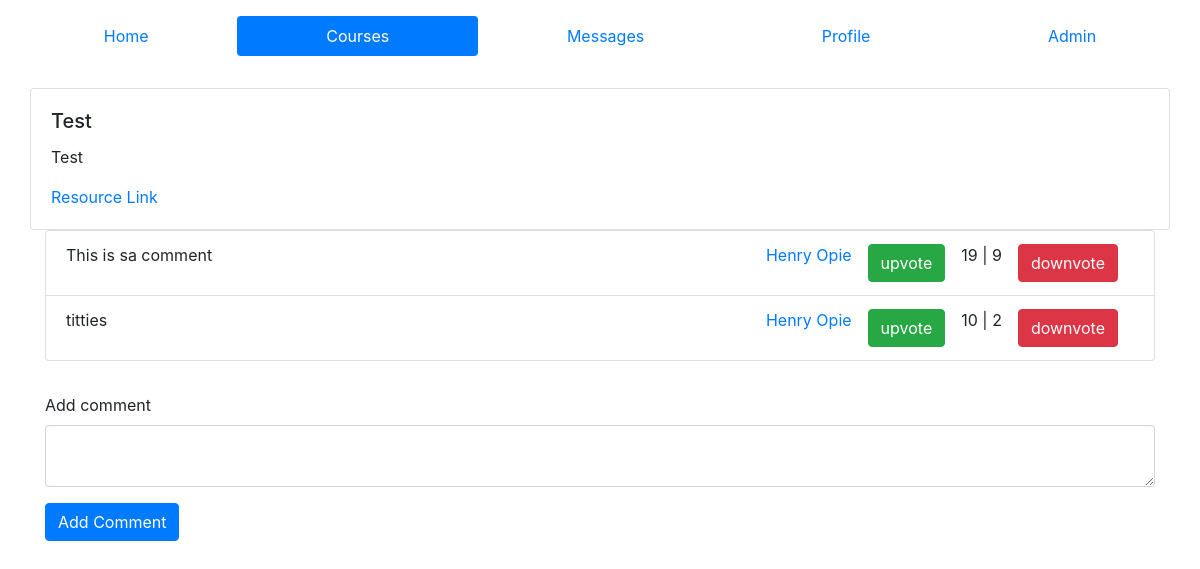
/courses/1111/4 (signed in), run on an earlier commit of the app's database.
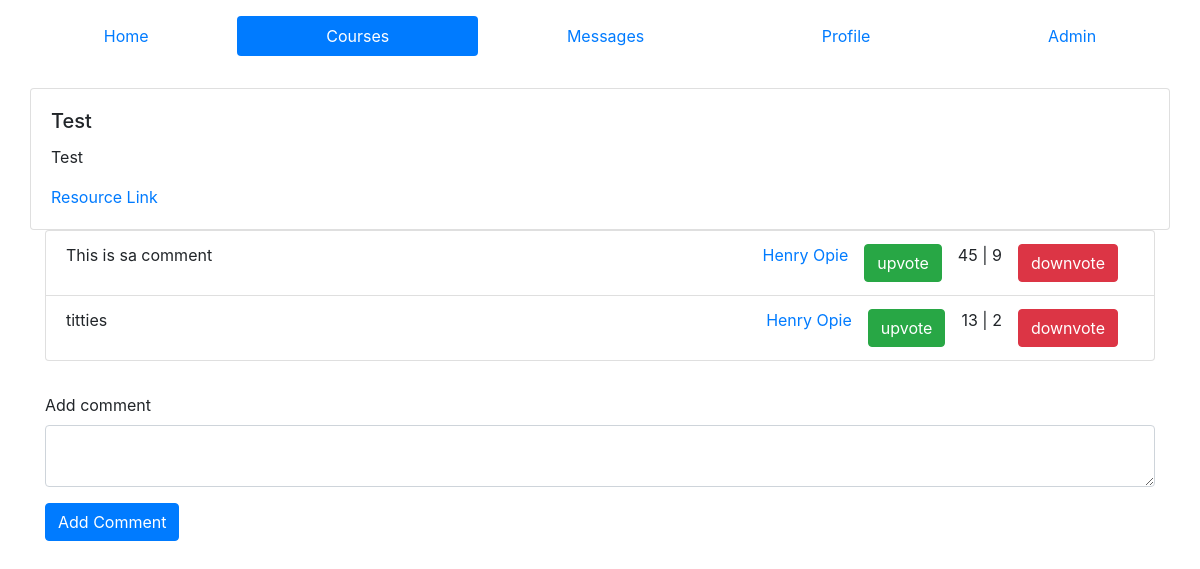
And on a later commit of the database.
### ed/models.py (models this page shows)
class Comment(models.Model):
    resource = models.ForeignKey(Resource, on_delete=models.CASCADE, related_name='comments')
    body = models.TextField()
    user = models.ForeignKey(Profile, on_delete=models.CASCADE, null=True)
    upvotes = models.IntegerField(default=0)
    downvotes = models.IntegerField(default=0)

class Profile(models.Model):
    user = models.OneToOneField(User, on_delete=models.CASCADE, related_name='+', default=1)
    FirstName = models.CharField(max_length=50,default='firstname')
    LastName = models.CharField(max_length=50,default='lastname')
    is_admin = models.BooleanField('Is admin', default=False)

### ed/views.py (the view, shortened to what this page needs)
# urls.py: path('courses/<slug:code>/<int:id>', views.singleResource, name='Resource'),
def singleResource(request,code, id):
    is_admin = False
    p = Profile.objects.get(user=request.user)
    error = ''
    if p.is_admin:
        is_admin = True
    if not request.POST:
        resource = Resource.objects.get(id=id)
        try:
            comments = Comment.objects.filter(resource=resource).\
                annotate(totalvotes = F('upvotes') - F('downvotes')).order_by('-totalvotes')
        except:
            comments = {}
        context = {
            'active': 'courses',
            'resource': resource,
            'comments': comments,
            'is_admin': is_admin
        }
        return render(request, 'resource.html', context=context)

### templates/resource.html (shortened to what this page needs)
{% extends "core.html" %}
{% block content %}
<div class="card">
    <div class="card-body">
        <h5 class="card-title">
            {{ resource.resourceName}}
        </h5>
        <p class="card-text">
            {{ resource.resourceDescription}}
        </p>
        {% if resource.resourceLink %}
        <a href="{{resource.resourceLink}}" target='_blank'>
            Resource Link
        </a>
        {% endif %}
    </div>
</div>
<div class="container-fluid">
    {% if comments %}
        <ul class='list-group'>
            {% for comment in comments %}
                <li class="list-group-item" style="display: flex;">
                    <div class="comment-body">
                    {{comment.body}}
                    </div>
                    <div class="comment-author" style="margin-left: auto;">
                        <a href="/profile/{{comment.user.id}}">
                            {{comment.user.FirstName}} {{comment.user.LastName}}
                        </a>
                    </div>
                    <div class="comment-votes">
                        <div class="upvote">
                            <form action="/courses/{{resource.course.courseCode}}/{{resource.id}}" method="post" >
                                <input type="submit" value="upvote" class="btn btn-success">
                            </form>
                        </div>
                        <p>
                            {{comment.upvotes}} | {{comment.downvotes}}
                        </p>
                        <div class="downvote">
                            <form action="/courses/{{resource.course.courseCode}}/{{resource.id}}" method="post" role='form'>
                                <input type="submit" value="downvote" class="btn btn-danger">
                            </form>
                        </div>
                    </div>
                </li>
            {% endfor %}
        </ul>
    {% endif %}
    <form action="/courses/{{resource.course.courseCode}}/{{resource.id}}" method="post" style="margin-top: 2rem;" role="form">
        <div class="form-group">
            <label for="comment" >Add comment</label>
            <textarea id="comment" name="comment" type="text" class="form-control"> </textarea>
        </div>
        <div class="form-group">
            <input type="submit" value="Add Comment" style="width: auto" class="btn btn-primary" role="button">
        </div>
    </form>
</div>
{% endblock %}

What changed in the data, as far as the page shows it:
changed Comment "This is sa comment": upvotes "19" → "45"
changed Comment "titties": upvotes "10" → "13"
